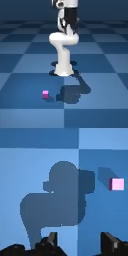
#> input picture frame 20 of lerobot/franka_sim/franka_sim/franka_lift_cube_render_test.mp4, 128 x 256 px, given in place of the camera
$ python check_cam.py
#> lines starting #> are read from the running program, lines starting #| are printed output that depends on the picture
import os

import cv2


def check_and_record():
    # --- CẤU HÌNH INDEX ---
    # Thường 0 là Wrist Cam, 1 là Phone Cam (DroidCam)
    cam_index_wrist = 0
    cam_index_front = 3

    # Thư mục lưu test
    save_dir = "camera_test"
    if not os.path.exists(save_dir):
        os.makedirs(save_dir, exist_ok=True)

    # Khởi tạo camera
    cap_wrist = cv2.VideoCapture(cam_index_wrist)
    cap_front = cv2.VideoCapture(cam_index_front)

    # Thử set độ phân giải mong muốn
    cap_wrist.set(cv2.CAP_PROP_FRAME_WIDTH, 800)
    cap_wrist.set(cv2.CAP_PROP_FRAME_HEIGHT, 600)
    cap_front.set(cv2.CAP_PROP_FRAME_WIDTH, 640)
    cap_front.set(cv2.CAP_PROP_FRAME_HEIGHT, 480)

    def get_info(cap, name):
        # FIX: đổi is_opened() thành isOpened()
        if not cap.isOpened():
            return f"❌ {name} không mở được!"
        w = int(cap.get(cv2.CAP_PROP_FRAME_WIDTH))
        h = int(cap.get(cv2.CAP_PROP_FRAME_HEIGHT))
        fps = cap.get(cv2.CAP_PROP_FPS)
        return f"✅ {name}: {w}x{h} @ {fps} FPS"

    print("-" * 30)
    print(get_info(cap_wrist, "Wrist Camera"))
    print(get_info(cap_front, "Front Camera (Phone)"))
    print("-" * 30)

    # Thiết lập lưu video
    fourcc = cv2.VideoWriter_fourcc(*"mp4v")

    # Lấy size thực tế để init VideoWriter cho đúng
    w_w, h_w = int(cap_wrist.get(3)), int(cap_wrist.get(4))
    w_f, h_f = int(cap_front.get(3)), int(cap_front.get(4))

    out_wrist = None
    if cap_wrist.isOpened():
        out_wrist = cv2.VideoWriter(f"{save_dir}/test_wrist.mp4", fourcc, 20.0, (w_w, h_w))

    out_front = None
    if cap_front.isOpened():
        out_front = cv2.VideoWriter(f"{save_dir}/test_front.mp4", fourcc, 20.0, (w_f, h_f))

    print("🎥 Đang hiển thị và ghi nháp... Nhấn 'q' để dừng và lưu.")

    while True:
        ret_w, frame_w = cap_wrist.read() if cap_wrist.isOpened() else (False, None)
#> frame_w is the input picture: shape (256, 128, 3); mean B, G, R 146.2, 106, 67.8
        ret_f, frame_f = cap_front.read() if cap_front.isOpened() else (False, None)

        if ret_w:
            # Resize để hiển thị (không ảnh hưởng đến file lưu)
            view_w = cv2.resize(frame_w, (800, 600))
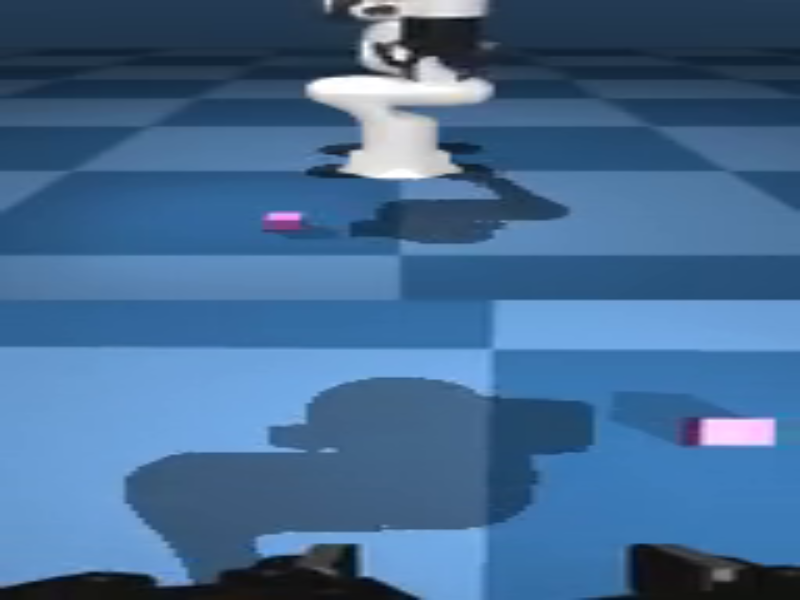
#> view_w: shape (600, 800, 3); mean B, G, R 146.2, 105.9, 67.7
            cv2.imshow("Wrist View (Preview)", view_w)
            if out_wrist:
                out_wrist.write(frame_w)

        if ret_f:
            # FIX: Resize ảnh 2K xuống để nhìn được toàn cảnh trên màn hình Laptop
            # 640x360 là tỉ lệ 16:9 chuẩn, giúp bạn thấy hết cái bàn
            view_f = cv2.resize(frame_f, (1280, 720))
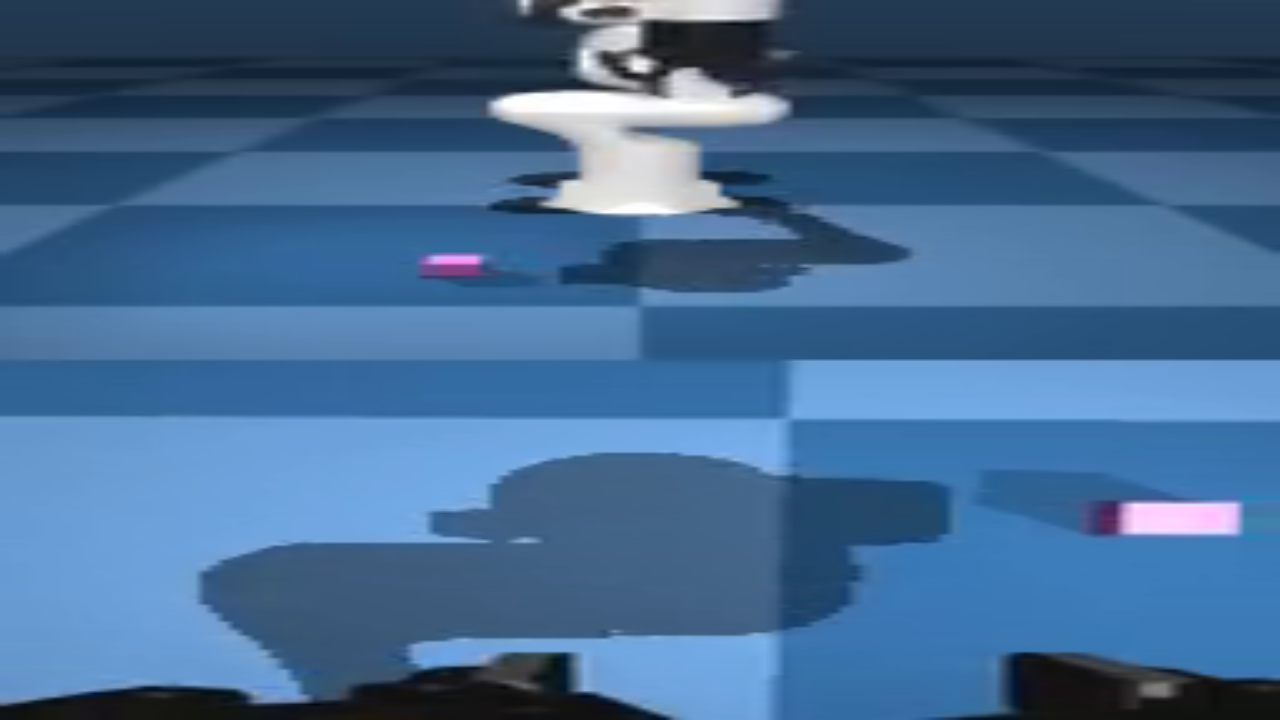
#> view_f: shape (720, 1280, 3); mean B, G, R 146.2, 105.9, 67.7
            cv2.imshow("Front View (Preview)", view_f)
            if out_front:
                out_front.write(frame_f)

        if (cv2.waitKey(1) & 0xFF == ord("q")) or (not ret_w and not ret_f):
#> (key q is pressed here)
            break

    # Giải phóng
    cap_wrist.release()
    cap_front.release()
    if out_wrist:
        out_wrist.release()
    if out_front:
        out_front.release()
    cv2.destroyAllWindows()
    print(f"✅ Đã lưu video test vào thư mục '{save_dir}'")


if __name__ == "__main__":
    check_and_record()

$ run again, starting later in the video
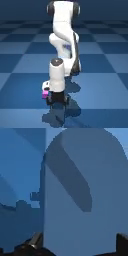
#> input picture frame 90 of lerobot/franka_sim/franka_sim/franka_lift_cube_render_test.mp4, 128 x 256 px, given in place of the camera
#> in check_and_record, frame_w is the input picture: shape (256, 128, 3); mean B, G, R 127.1, 94.3, 62.8
#> in check_and_record, `view_w = cv2.resize(frame_w, (800, 600))`:
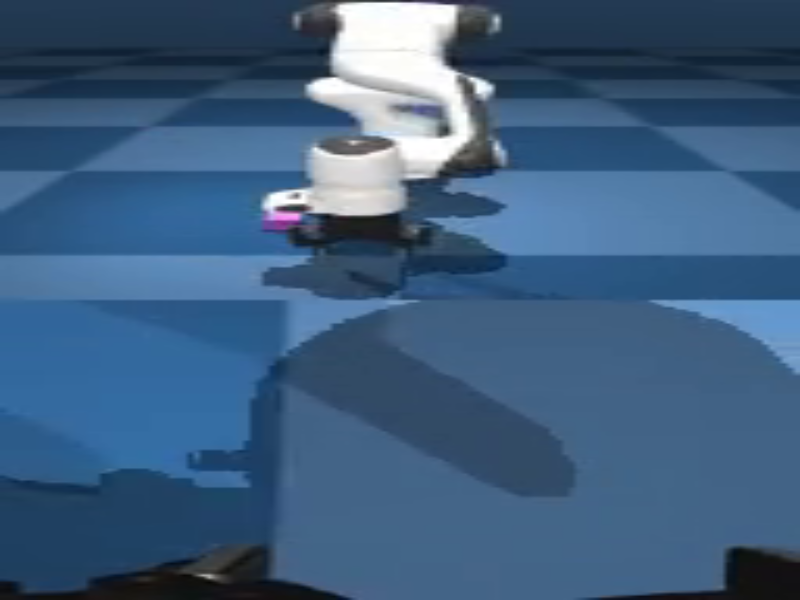
#> view_w: shape (600, 800, 3); mean B, G, R 127, 94.2, 62.7
#> in check_and_record, `view_f = cv2.resize(frame_f, (1280, 720))`:
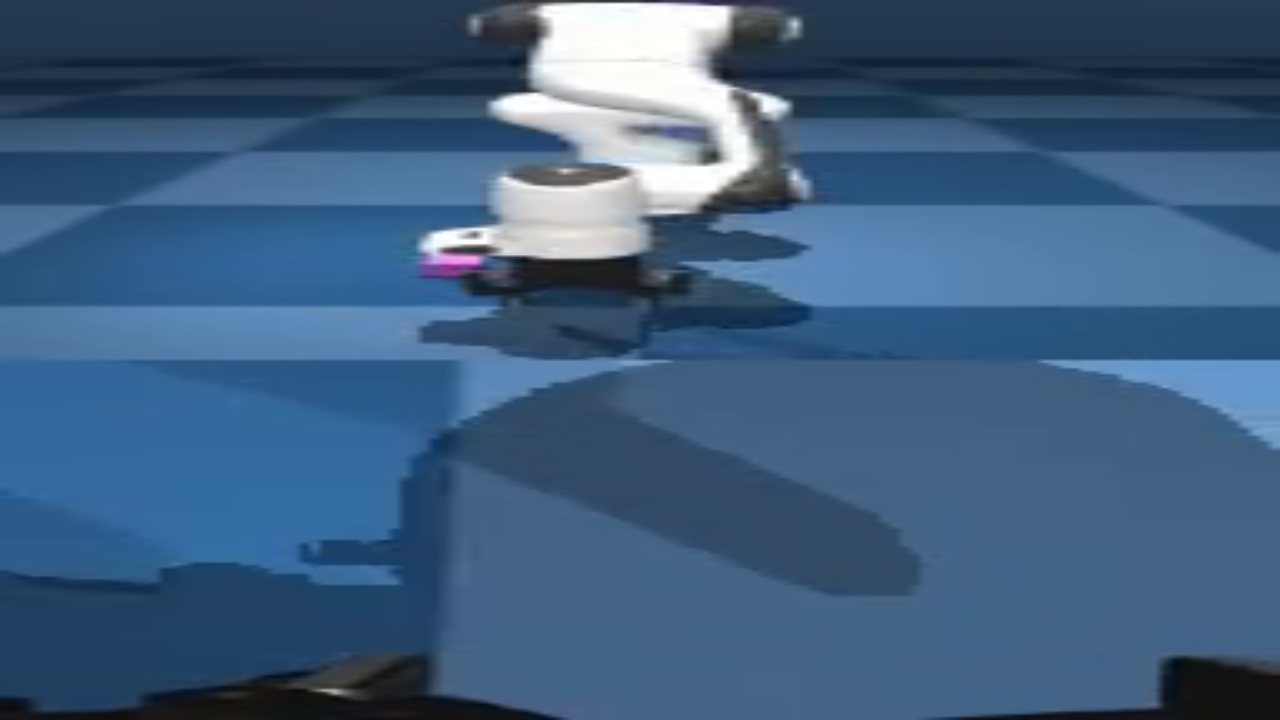
#> view_f: shape (720, 1280, 3); mean B, G, R 127, 94.2, 62.7

$ run again, starting later in the video
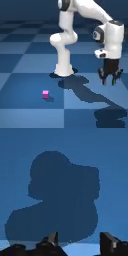
#> input picture frame 160 of lerobot/franka_sim/franka_sim/franka_lift_cube_render_test.mp4, 128 x 256 px, given in place of the camera
#> in check_and_record, frame_w is the input picture: shape (256, 128, 3); mean B, G, R 124.3, 90.3, 57.4
#> in check_and_record, `view_w = cv2.resize(frame_w, (800, 600))`:
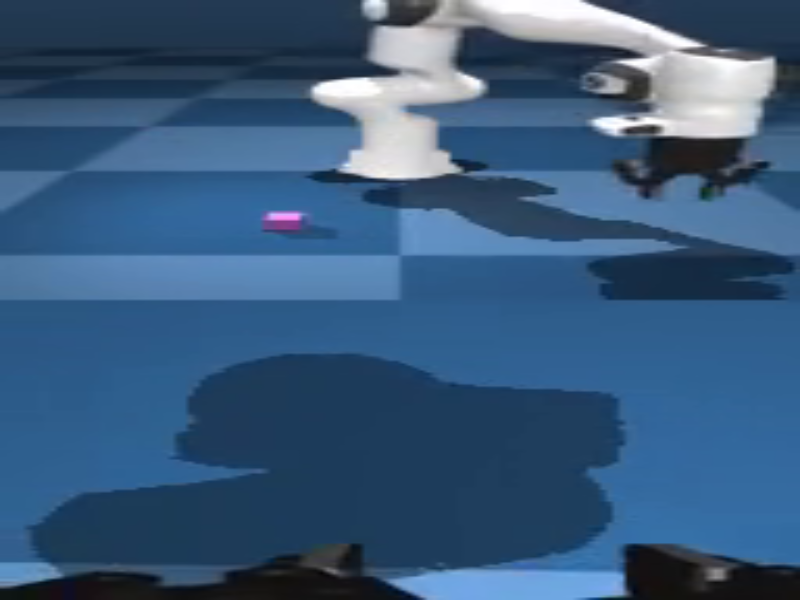
#> view_w: shape (600, 800, 3); mean B, G, R 124.2, 90.2, 57.3
#> in check_and_record, `view_f = cv2.resize(frame_f, (1280, 720))`:
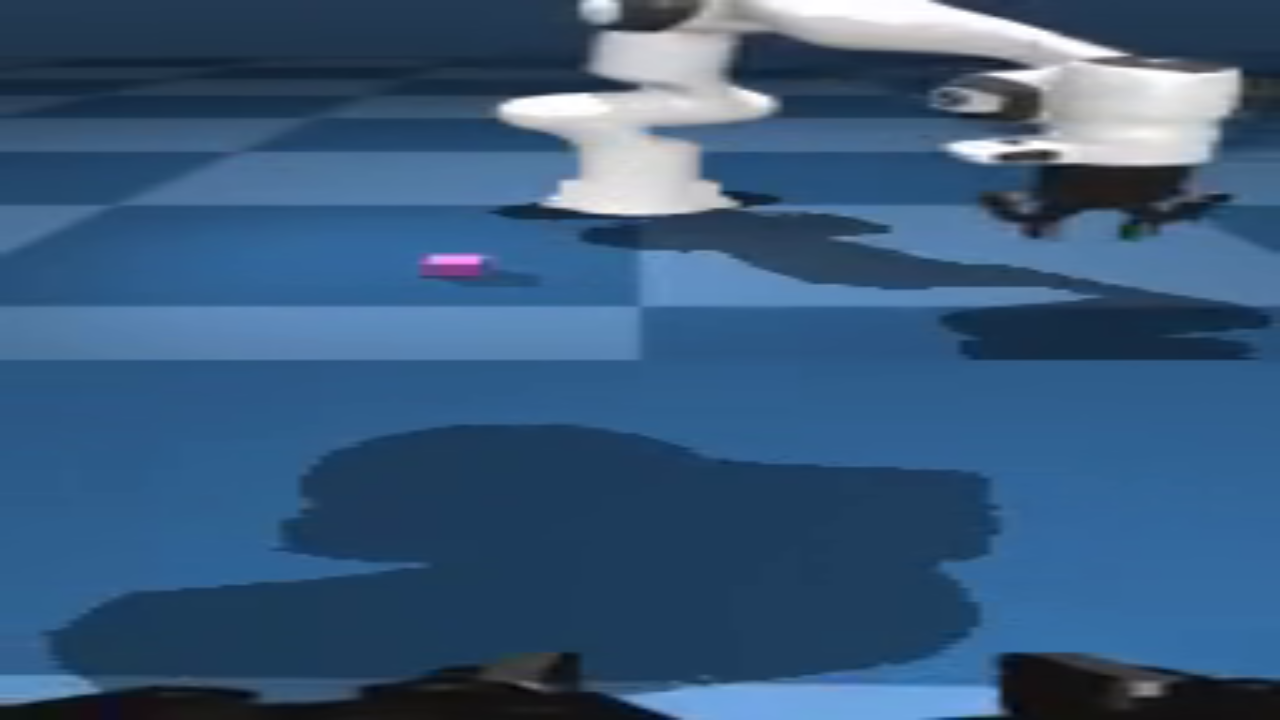
#> view_f: shape (720, 1280, 3); mean B, G, R 124.2, 90.2, 57.3
